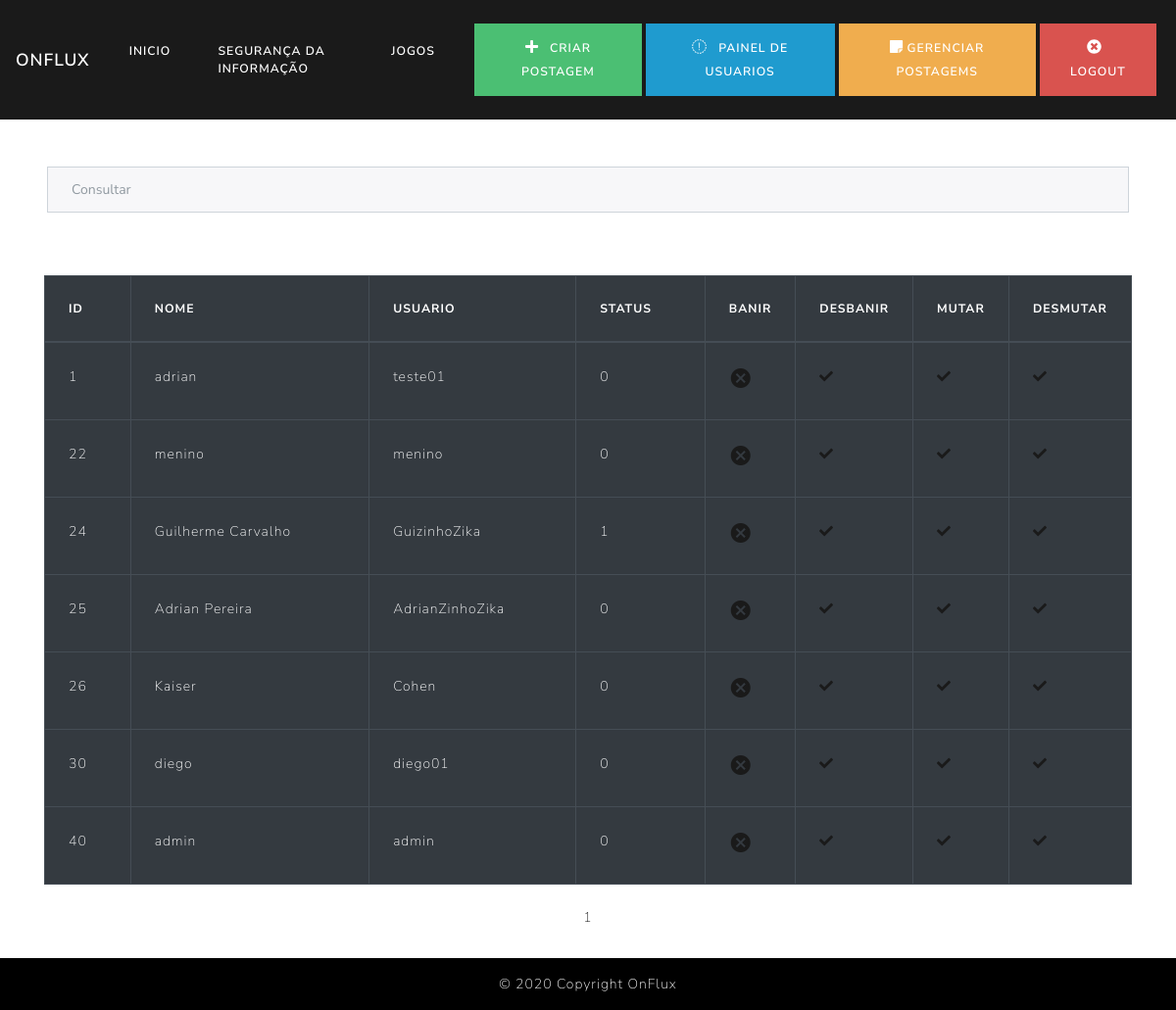
Screenshot of /painel_usuarios.php (signed in) with the database file from the repository.
### tables this page shows
CREATE TABLE `usuarios` (
  `id` int(11) NOT NULL AUTO_INCREMENT,
  `nome` varchar(250) NOT NULL,
  `usuario` varchar(250) NOT NULL,
  `senha` varchar(30) NOT NULL,
  `tipo` bit(1) NOT NULL,
  `ban` bit(1) NOT NULL,
  PRIMARY KEY (`id`)
);

### painel_usuarios.php (the view, shortened to what this page needs)
<?php
require_once("conexao/conexao.php");
 ?>
<!DOCTYPE html>
<html lang="pt-br">
<head>
	<link rel="stylesheet" href="https://stackpath.bootstrapcdn.com/bootswatch/4.5.2/lux/bootstrap.min.css">
	<link rel="stylesheet" type="text/css" href="css/estilo.css"/>
</head>
<body style="padding-bottom: 60px;">
	<?php require_once("_navbar.php"); ?>
	<div class="form-group input-group">
		<input name="consulta" id="txt_consulta" placeholder="Consultar" type="text" class="form-control my-5 mx-5">
   </div>
	<div class="container">
		<table class="table table-bordered mb-10 table-hover table-dark" id="tabela">
		    <thead>
		      <tr>
		        <th>Id</th>
		        <th>Nome</th>
		        <th>Usuario</th>
		        <th>Status</th>
		        <th width="30">Banir</th>
		        <th width="30">Desbanir</th>
		        <th width="30" >Mutar</th>
		        <th width="30">Desmutar</th>
		      </tr>
		    </thead>
		    <tbody>
		      <?php
		      		$numLinhasPagina = 10;
		      		if(isset($_GET["pagina"]))
		      		{
		      			$pagina = $_GET["pagina"];
		      			$pagina *= $numLinhasPagina;
		      		}
		      		else
		      		{
		      			$pagina = 0;
		      		}
		      		$comandoSQL = "SELECT * FROM usuarios";
		      		$totalPaginas = ceil($con->query($comandoSQL)->rowCount()/$numLinhasPagina);
		      		$comandoSQL = "SELECT * FROM usuarios LIMIT $pagina, $numLinhasPagina";
		      		$selecionados = $con->query($comandoSQL);
		      		$resultado = $selecionados->fetchAll();
		      		if($resultado)
		      		{
		      			foreach ($resultado as $linha)
		      			{
		      ?>
					      <tr>
					        <td><?php echo $linha['id'] ;?></td>
					        <td><?php echo $linha['nome'] ;?></td>
					        <td><?php echo $linha['usuario']; ?></td>
					         <td><?php echo $linha['ban']; ?></td>
					        <td> <a href="banir.php?id=<?php echo $linha['id'] ;?>">  <i class="material-icons">&#xe5c9;</i>  </a> </td>
					        <td> <a href="desbanir.php?id=<?php echo $linha['id'] ;?>">  <i class="fa fa-check"></i>  </a> </td>
					        <td> <a href="mutar.php?id=<?php echo $linha['id'] ;?>">  <i class="fa fa-check"></i>  </a> </td>
					        <td> <a href="desmutar.php?id=<?php echo $linha['id'] ;?>">  <i class="fa fa-check"></i>  </a> </td>
					      </tr>
		      <?php
		      			}
		      	     }
		      	     else
		      	     {
		      	     	echo("<div class='alert alert-danger' role='alert'>Não há usuarios.</div>");
		      	     }
		       ?>
		    </tbody>
  		</table>
	  		<ul class="pagination justify-content-center">
	  			<?php
	  				for ($i=0 ; $i < $totalPaginas  ; $i++ ) {
	  			?>
	  				<li class="page-item"><a class="page-link" href="painel_usuario.php?pagina=<?php echo $i ;?>"><?php echo $i+1; ?></a></li>
	  			<?php
	  				}
	  			 ?>
	  		</ul>
  	</div>
	<footer class="page-footer font-small mt-5 fixed-bottom">
		<div class="footer-copyright text-center py-3 text-white" style="background-color: black;">© 2020 Copyright
			<a href="http://onflux.epizy.com/?i=1" class="text-white"> OnFlux</a>
		</div>
	</footer>
</body>
</html>

### _navbar.php (shortened to what this page needs)
<nav class="navbar navbar-expand-lg navbar-dark bg-primary">
 		<a class="navbar-brand" href="inicio.php">OnFlux</a>
	<div class="collapse navbar-collapse" id="navbarColor01">
    	<ul class="navbar-nav mr-auto">
	      	<li class="nav-item active">
	       	 	<a class="nav-link" href="inicio.php">Inicio</a>
	      	</li>
	      	<li class="nav-item active">
	       		<a class="nav-link" href="posts_seguranca.php">Segurança da informação</a>
	     	</li>
	      	<li class="nav-item active">
	        	<a class="nav-link" href="posts_jogos.php">Jogos</a>
	      	</li>
    	</ul>
 		<?php
 			$idsessao = $_SESSION['tipo'];
 			if($idsessao == 1){
	?>
		<a class="btn btn-success mr-1" href="inserirpostagem.php">
			<i class="fa fa-plus mr-2" style="font-size:15px;"></i>
			Criar postagem
		</a>
		<a class="btn btn-info mr-1" href="painel_usuarios.php">
			<i class="fa fa-gears mr-2" style="font-size:15px;"></i>
			Painel de usuarios
		</a>
		<a class="btn btn-warning mr-1" href="gerenciar_postagens.php">
			<i class="fa fa-sticky-note" style="font-size:15px;"></i>
			Gerenciar postagems
		</a>
		<a class="btn btn-danger mr-1" href="index.php">
			<i class="fa fa-times-circle mr-2" style="font-size:15px;"></i>
			Logout
		</a>
	<?php
		}
	?>
	</div>
</nav>

### css/estilo.css (style rules this page uses)
.navbar { margin-left: 0; }

### rows the page displays
usuarios: id "1", nome "adrian", usuario "teste01", ban "0"
usuarios: id "22", nome "menino", usuario "menino", ban "0"
usuarios: id "24", nome "Guilherme Carvalho", usuario "GuizinhoZika", ban "1"
usuarios: id "25", nome "Adrian Pereira", usuario "AdrianZinhoZika", ban "0"
usuarios: id "26", nome "Kaiser", usuario "Cohen", ban "0"
usuarios: id "30", nome "diego", usuario "diego01", ban "0"
usuarios: id "40", nome "admin", usuario "admin", ban "0"
